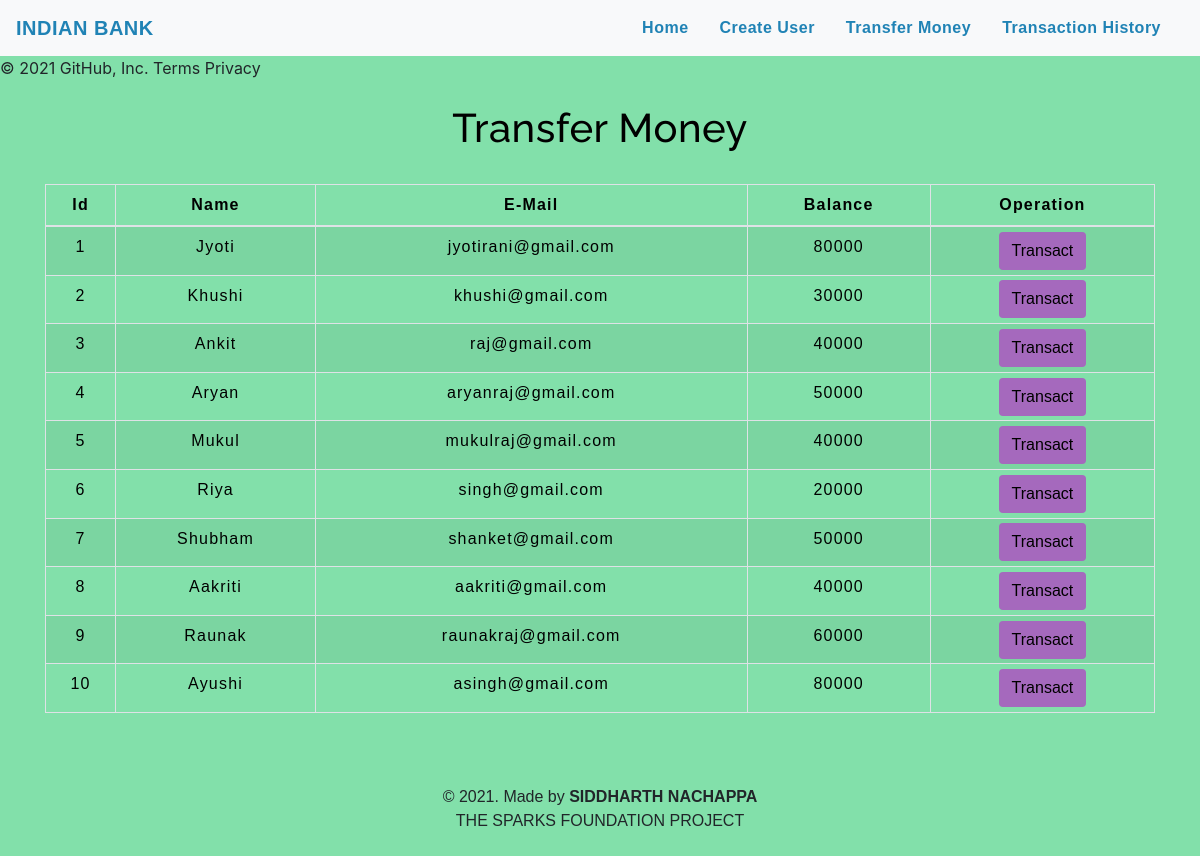
The app's page /transfermoney.php with its own data.
### tables this page shows
CREATE TABLE `users` (
  `id` int(3) NOT NULL,
  `name` text NOT NULL,
  `email` varchar(30) NOT NULL,
  `balance` int(8) NOT NULL
);

### transfermoney.php (the view, shortened to what this page needs)
<!DOCTYPE html>
<html lang="en">
<head>
    <link rel="stylesheet" href="https://maxcdn.bootstrapcdn.com/bootstrap/4.0.0/css/bootstrap.min.css">
    <link rel="stylesheet" type="text/css" href="css/table.css">
    <link rel="stylesheet" type="text/css" href="css/navbar.css">
</head>
<body style="background-color : #82E0AA;">
<?php
    include 'config.php';
    $sql = "SELECT * FROM users";
    $result = mysqli_query($conn,$sql);
?>
<?php
  include 'navbar.php';
?>
<div class="container">
        <h2 class="text-center pt-4" style="color : black;">Transfer Money</h2>
        <br>
            <div class="row">
                <div class="col">
                    <div class="table-responsive-sm">
                    <table class="table table-hover table-sm table-striped table-condensed table-bordered" style="border-color:black;">
                        <thead style="color : black;">
                            <tr>
                            <th scope="col" class="text-center py-2">Id</th>
                            <th scope="col" class="text-center py-2">Name</th>
                            <th scope="col" class="text-center py-2">E-Mail</th>
                            <th scope="col" class="text-center py-2">Balance</th>
                            <th scope="col" class="text-center py-2">Operation</th>
                            </tr>
                        </thead>
                        <tbody>
                <?php
                    while($rows=mysqli_fetch_assoc($result)){
                ?>
                    <tr style="color : black;">
                        <td class="py-2"><?php echo $rows['id'] ?></td>
                        <td class="py-2"><?php echo $rows['name']?></td>
                        <td class="py-2"><?php echo $rows['email']?></td>
                        <td class="py-2"><?php echo $rows['balance']?></td>
                        <td><a href="selecteduserdetail.php?id= <?php echo $rows['id'] ;?>"> <button type="button" class="btn" style="background-color : #A569BD;">Transact</button></a></td>
                    </tr>
                <?php
                    }
                ?>
                        </tbody>
                    </table>
                    </div>
                </div>
            </div>
         </div>
         <footer class="text-center mt-5 py-2">
            <p>&copy 2021. Made by <b>SIDDHARTH NACHAPPA</b> <br> THE SPARKS FOUNDATION PROJECT</p>
        </footer>
</body>
</html>

### navbar.php (shortened to what this page needs)
      <nav class="navbar navbar-expand-md navbar-light bg-light">
      <a class="navbar-brand" href="index.php" style="color : #2083B5;"><b>INDIAN BANK</b></a>
      <div class="collapse navbar-collapse" id="collapsibleNavbar">
            <ul class="navbar-nav ml-auto">
              <li class="nav-item">
                <a class="nav-link" href="index.php" style="color : #2083B5;"><b>Home</b></a>
              </li>
              <li class="nav-item">
                <a class="nav-link" href="createuser.php" style="color : #2083B5;"><b>Create User</b></a>
              </li>
              <li class="nav-item">
                <a class="nav-link" href="transfermoney.php" style="color : #2083B5;"><b>Transfer Money</b></a>
              </li>
              <li class="nav-item">
                <a class="nav-link" href="transactionhistory.php" style="color : #2083B5;"><b>Transaction History</b></a>
              </li>
          </div>
       </nav>
© 2021 GitHub, Inc.
Terms
Privacy

### table.css (style rules this page uses)
* { padding: 0; margin: 0; box-sizing: border-box; font-family: sans-serif; }
h2 { font-size: 40px; }
table { letter-spacing: 1.2px; }
td { text-align: center; }
button { border:none; background: #d9d9d9; transition: 1s; }

### navbar.css (style rules this page uses)
.nav-link { margin-right: 15px; color:#2F363F; letter-spacing: 0.5px; transition: 0.5s; }
.navbar-brand { color: #4C4B4B; letter-spacing: 0.5px; }
h2 { color: #000000; letter-spacing: 0.5px; font-family: raleway; }

### transfermoney.php (style rules this page uses)
button { transition: 1.5s; }

### records on screen
users: id "1", name "Jyoti", email "jyotirani@gmail.com", balance "80000"
users: id "2", name "Khushi", email "khushi@gmail.com", balance "30000"
users: id "3", name "Ankit", email "raj@gmail.com", balance "40000"
users: id "4", name "Aryan", email "aryanraj@gmail.com", balance "50000"
users: id "5", name "Mukul", email "mukulraj@gmail.com", balance "40000"
users: id "6", name "Riya", email "singh@gmail.com", balance "20000"
users: id "7", name "Shubham", email "shanket@gmail.com", balance "50000"
users: id "8", name "Aakriti", email "aakriti@gmail.com", balance "40000"
users: id "9", name "Raunak", email "raunakraj@gmail.com", balance "60000"
users: id "10", name "Ayushi", email "asingh@gmail.com", balance "80000"
